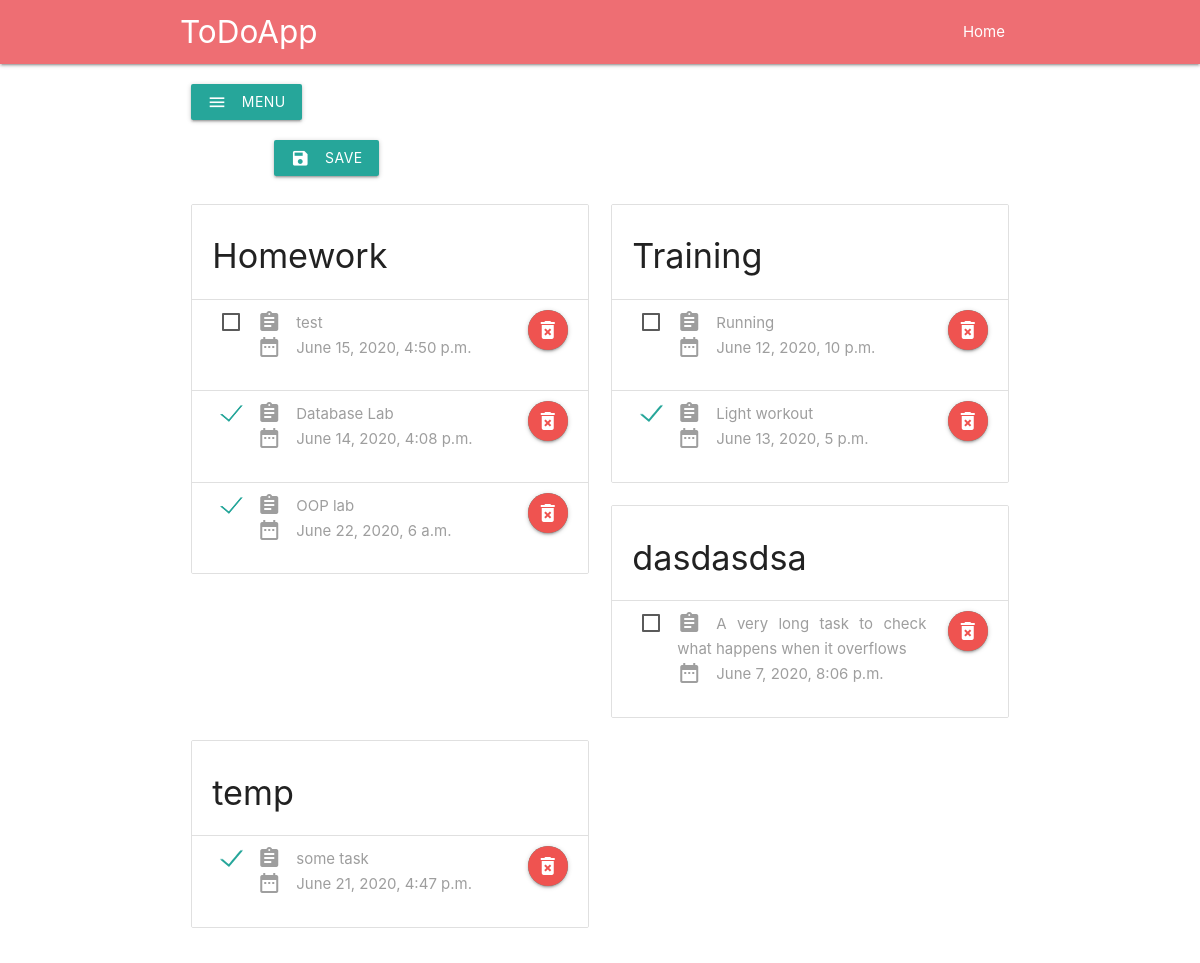
The page / on the database its author committed.
### my_app/models.py (models this page shows)
class Categories(models.Model):
    title = models.CharField(max_length=50)
    def __str__(self):
        return self.title
    class Meta:
        verbose_name_plural = 'Categories'

class Tasks(models.Model):
    title = models.CharField(max_length=200)
    deadline = models.DateTimeField('Time')
    category = models.ForeignKey(Categories, on_delete=models.CASCADE)
    is_done = models.BooleanField('Completed')
    def __str__(self):
        return self.title
    class Meta:
        verbose_name_plural = 'Tasks'
        ordering = ['is_done', 'deadline']

### my_app/views.py (the view)
# urls.py: 2. Add a URL to urlpatterns:  path('', views.home, name='home')
def home(request):
    categories = Categories.objects.all()
    context = {
        'category_list': categories,
    }
    if not categories:
        context['error_message'] = EMPTY_CATEGORY_LIST_MSG
    return render(request, 'my_app/home.html', context)

### templates/my_app/home.html (shortened to what this page needs)
<!DOCTYPE html>
{% load static %}
<html lang="en">
<head>
    <link rel="stylesheet" href="https://cdnjs.cloudflare.com/ajax/libs/materialize/1.0.0/css/materialize.min.css">
    <link rel="stylesheet" href="{% static "css/style.css" %}">
</head>
<body>
    <nav>
        <div class="container nav-wrapper sticky-nav">
            <a href="/" class="brand-logo">ToDoApp</a>
            <ul id="nav-mobile" class="right">
                <li><a href="/">Home</a></li>
            </ul>
        </div>
    </nav>
    <div class="container">
        <div class="row hide-on-med-and-down" style="padding-top: 20px; margin: 0;">
            <div class="col l3">
                <a class="sidenav-trigger waves-effect waves-light btn" data-target="slide-out"><i class="material-icons left">menu</i>Menu</a>
            </div>
        </div>
        {% block content %}
        <form action="save_changes/" method="POST">
            <div class="row" style="padding-top: 20px;">
                <div class="col l3">
                    <button class="btn waves-effect waves-light right" type="submit" name="action">Save
                        <i class="material-icons left">save</i>
                    </button>
                </div>
            </div>
            <div class="row">
                {% for category in category_list %}
                    <div class="col s12 m6 l6">
                        <ul class="collection with-header" id="{{ category }}">
                            <li class="collection-header"><h4>{{ category }}</h4></li>
                            {% if category.tasks_set.all %}
                                {% for task in category.tasks_set.all %}
                                    <li class="collection-item" id="{{ task }}">
                                        <div class="row">
                                            <div class="col l10 m9 s9">
                                                <label>
                                                    <span style="text-align: justify;">
                                                        <i class="material-icons left">assignment</i>{{ task }}<br>
                                                        <i class="material-icons left">date_range</i>{{ task.deadline }}
                                                    </span>
                                                </label>
                                            </div>
                                            <div class="col l2 m3 s3">
                                                <a class="waves-effect waves-light btn-floating right" href="/delete_todo/{{ task.id }}">
                                                    <i class="material-icons red lighten-1">delete_forever</i>
                                                </a>
                                            </div>
                                        </div>
                                    </li>
                                {% endfor %}
                            {% else %}
                                <li class="collection-item">Empty category.</li>
                            {% endif %}
                        </ul>
                    </div>
                {% endfor %}
            </div>
        </form>
        {% endblock content %}
    </div>
</body>
</html>

### rows shown on the page
Categories: title "Homework"
Tasks: title "test", deadline "June 15, 2020, 4:50 p.m."
Tasks: title "Database Lab", deadline "June 14, 2020, 4:08 p.m."
Tasks: title "OOP lab", deadline "June 22, 2020, 6 a.m."
Categories: title "Training"
Tasks: title "Running", deadline "June 12, 2020, 10 p.m."
Tasks: title "Light workout", deadline "June 13, 2020, 5 p.m."
Categories: title "dasdasdsa"
Tasks: title "A very long task to check what happens when it overflows", deadline "June 7, 2020, 8:06 p.m."
Categories: title "temp"
Tasks: title "some task", deadline "June 21, 2020, 4:47 p.m."
